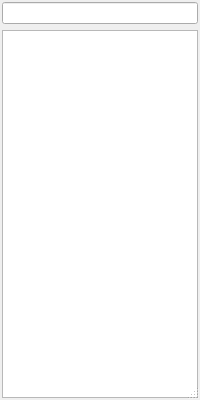
<?xml version="1.0" encoding="UTF-8"?>
<ui version="4.0">
 <class>WorkModeDialog</class>
 <widget class="QDialog" name="WorkModeDialog">
  <property name="geometry">
   <rect>
    <x>0</x>
    <y>0</y>
    <width>200</width>
    <height>400</height>
   </rect>
  </property>
  <property name="sizePolicy">
   <sizepolicy hsizetype="Preferred" vsizetype="Minimum">
    <horstretch>0</horstretch>
    <verstretch>0</verstretch>
   </sizepolicy>
  </property>
  <property name="mouseTracking">
   <bool>true</bool>
  </property>
  <property name="windowTitle">
   <string>QSnippetsManager</string>
  </property>
  <property name="sizeGripEnabled">
   <bool>true</bool>
  </property>
  <layout class="QVBoxLayout" name="verticalLayout">
   <property name="margin">
    <number>2</number>
   </property>
   <item>
    <widget class="LineEdit" name="lineEdit">
     <property name="mouseTracking">
      <bool>true</bool>
     </property>
     <property name="acceptDrops">
      <bool>false</bool>
     </property>
    </widget>
   </item>
   <item>
    <widget class="ListWidget" name="listWidget">
     <property name="editTriggers">
      <set>QAbstractItemView::NoEditTriggers</set>
     </property>
     <property name="dragEnabled">
      <bool>true</bool>
     </property>
     <property name="dragDropMode">
      <enum>QAbstractItemView::DragOnly</enum>
     </property>
    </widget>
   </item>
  </layout>
 </widget>
 <customwidgets>
  <customwidget>
   <class>ListWidget</class>
   <extends>QListWidget</extends>
   <header>listwidget.h</header>
  </customwidget>
  <customwidget>
   <class>LineEdit</class>
   <extends>QLineEdit</extends>
   <header>lineedit.h</header>
  </customwidget>
 </customwidgets>
 <resources/>
 <connections/>
</ui>
